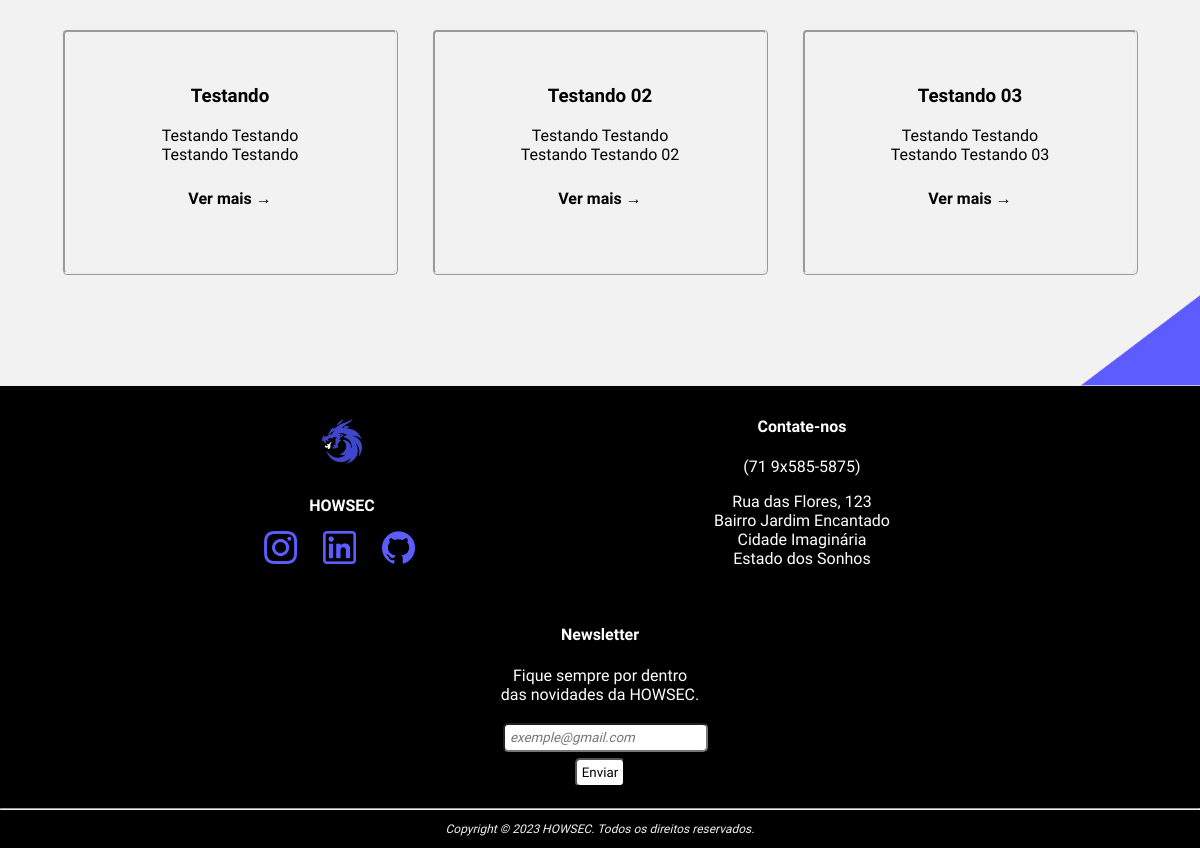
Before: /paginas/pagina01.php (lower part) with the older database file.
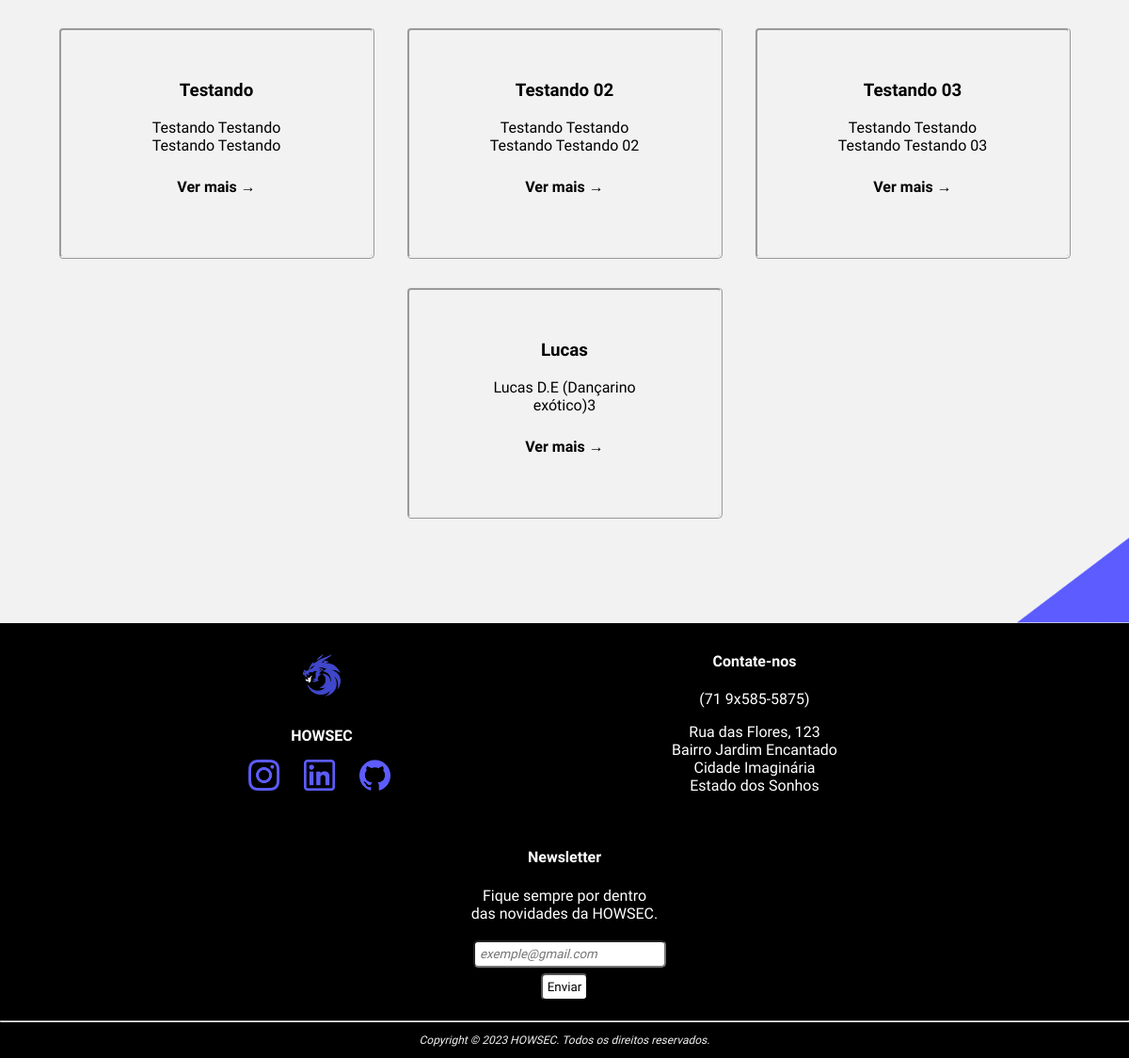
After: the same page with the newer database file.
### paginas/pagina01.php (the view, shortened to what this page needs)
<?php
    include("../PHP/conexao.php");
    $result = mysqli_query($con, "SELECT * FROM `tbl_pgn-pagina-01`");
?>
<!DOCTYPE html>
<html lang="pt-br">
<head>
    <link rel="stylesheet" href="../CSS/geral.css">
    <link rel="stylesheet" href="../CSS/pagina-01.css">
</head>
<body id="pagina01">
        <div id="todos-servicos">
            <?php while($row = mysqli_fetch_array($result)) { ?>
                <div class="servicos-paineis">
                    <a href="pagina02.php?pg=<?php echo($row["id_servico"]);?>">
                        <div class="conteudo-servico">
                            <h3><?php echo($row["titulo_servico"]);?></h3>
                            <p><?php echo($row["descricao_servico"]);?></p>
                            <span>Ver mais →</span>
                        </div>
                    </a>
                </div>
            <?php } ?>
        </div>
    <div id="vetor"><img src="../imagens/img-pagina-01/vetor.jpg"></div>
    <div id="footer">
            <div id="footer-container-01" class="container-footer">
                <img id="logo-footer" src="../imagens/logo.png" alt="logo"><p class="logo-footer-p">HOWSEC</p>
                <div id="redes-sociais">
                    <img class="footer-social" src="../imagens/instagram.png"><img class="footer-social" src="../imagens/linkedin.png"><a href="https://github.com/TacioNSantos/site-projetolp"><img class="footer-social" src="../imagens/github.png"></a>
                </div>
            </div>
            <div id="footer-container-02" class="container-footer">
                <h4 class="logo-footer-p">Contate-nos</h4>
                <p class="logo-footer-p">(71 9x585-5875)</p>
                <p class="logo-footer-p">Rua das Flores, 123<br>Bairro Jardim Encantado<br>Cidade Imaginária<br>Estado dos Sonhos</p>
            </div>
            <div id="footer-container-03" class="container-footer">
                <h4 class="logo-footer-p">Newsletter</h4>
                <p class="logo-footer-p">Fique sempre por dentro das novidades da HOWSEC.</p>
                <input type="email" placeholder="exemple@gmail.com">
                <input type="submit" value="Enviar">
            </div>
            <hr>
            <p id="Copyright" class="logo-footer-p">Copyright © 2023 HOWSEC. Todos os direitos reservados.</p>
        </div>
</body>
</html>

Changed rows visible on the page:
added tbl_pgn-pagina-01: titulo_servico "Lucas", descricao_servico "Lucas D.E (Dançarino exótico)3"
